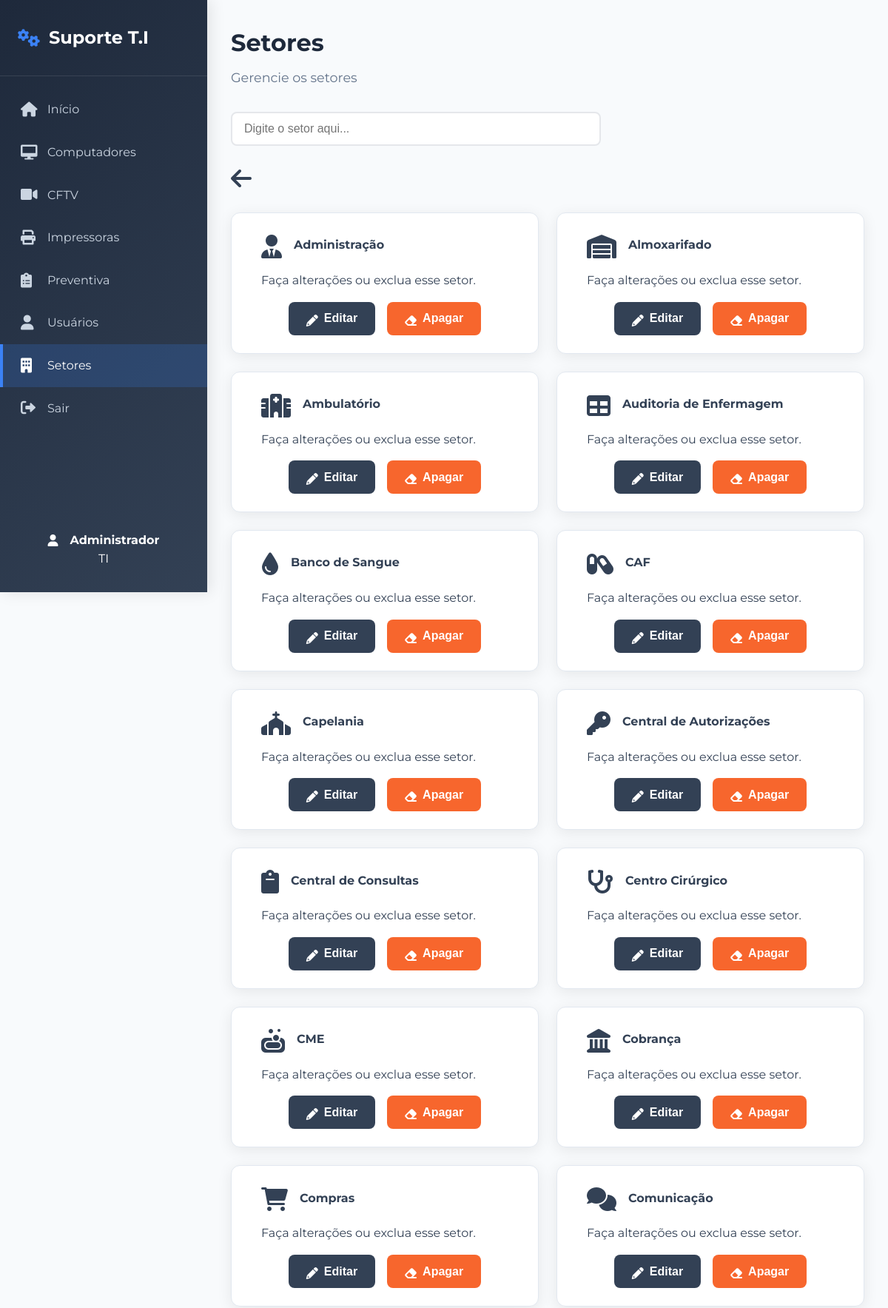
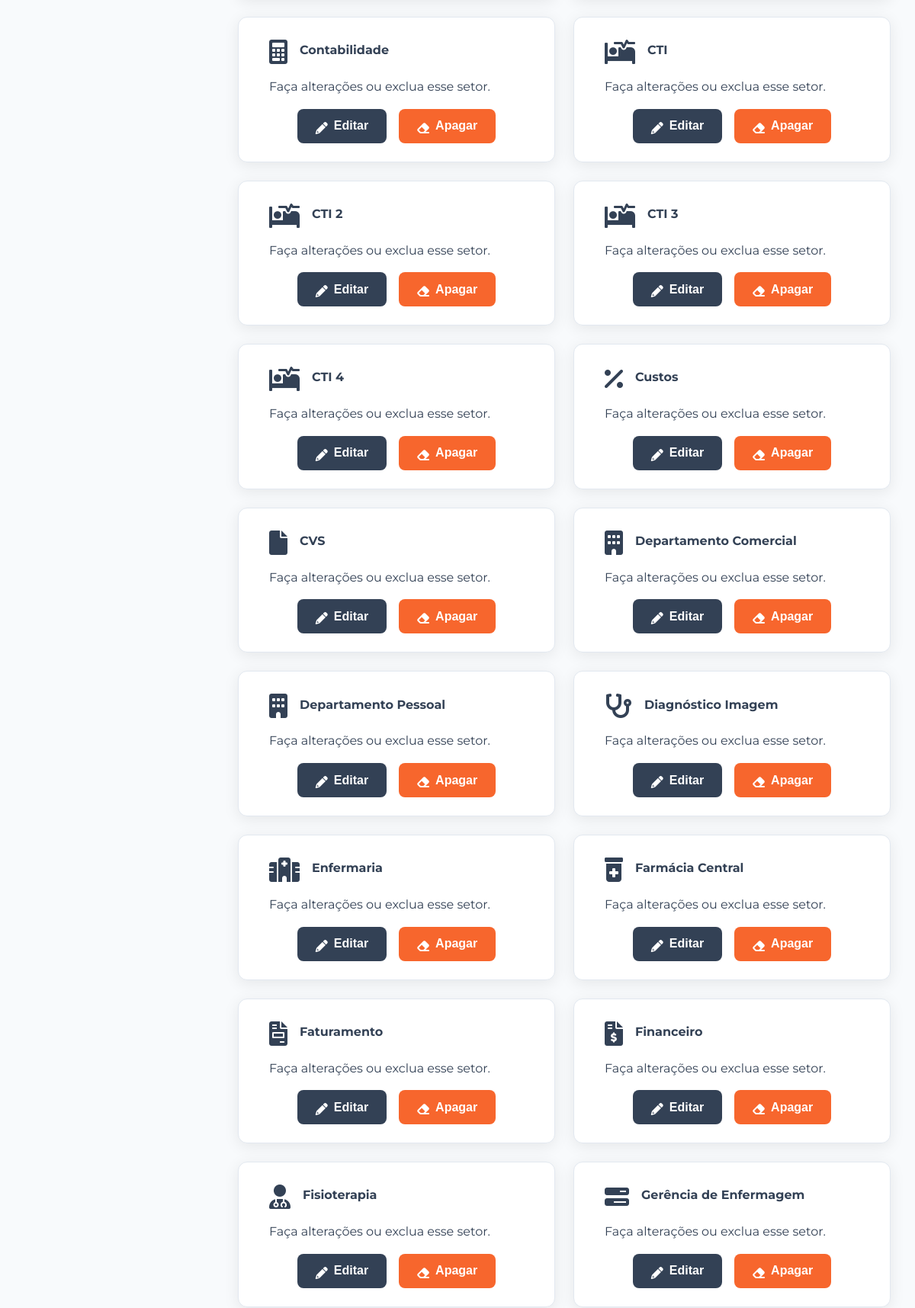
/view/setores.php?url=listar (signed in, upper part), run on the app's committed database (2 pictures, top to bottom).
### tables this page shows
CREATE TABLE setores (
    id INT AUTO_INCREMENT,
    PRIMARY KEY (id),
    nome VARCHAR(100) NOT NULL,
    icon VARCHAR(50) NOT NULL
);

### models/setores.php (called while the page is built, shortened)
<?php
require_once __DIR__ . '/../db/db.php';
class SetorModel{
    private $db;
    public function __construct()
    {
        $database = new Database();
        $this->db = $database->getConnection();
    }
    public function listar()
    {
        try
        {
            $sql = 'SELECT *
                FROM setores
                ORDER BY nome';
            $stmt = $this->db->prepare($sql);
            $stmt->execute();
            return $stmt->fetchAll(PDO::FETCH_ASSOC);
        }
        catch (PDOException $e)
        {
            error_log("Erro ao listar setor: " . $e->getMessage());
            return false;
        }
    }
};

### db/db.php (called while the page is built, shortened)
<?php
class Database {
    private $host = "localhost";
    private $database = "informatica";
    private $user = "root";
    private $port = "3306";
    private $pass = "";
    private $pdo;
    private function connect() {
        try {
            $this->pdo = new PDO(
                "mysql:host={$this->host};port={$this->port};dbname={$this->database};charset=utf8",
                $this->user,
                $this->pass
            );
            $this->pdo->setAttribute(PDO::ATTR_ERRMODE, PDO::ERRMODE_EXCEPTION);
        } catch (PDOException $e) {
            die("Erro de conexão: " . $e->getMessage());
        }
    }
    public function getConnection() {
        return $this->pdo;
    }
}

### public/components/setores/setoresListar.php (the view, shortened to what this page needs)
<?php
function listarSetores(array $setores)
{
?>
    <div id="setores-list" class="setores-listagem tab-content active">
        <div class="equipment-grid-setor" id="setoresGrid">
            <?php if (empty($setores)): ?>
                <p class="empty-state">Nenhum setor cadastrado ainda...</p>
            <?php else: ?>
                <?php foreach ($setores as $setor) : ?>
                    <div class="equipment-card-setor equipment-card " id="setor-<?= $setor["id"] ?>" data-nome="<?= strtolower($setor["nome"]) ?>">
                        <div class="flex">
                            <i class="fa-solid fas <?= $setor['icon'] ?> fa-2xl icon-anima"></i>
                            <div class="span-icon-control" style="max-width: 250px">
                                <h4 id="nome-<?= $setor["id"] ?>" data-key="nome"><?= htmlspecialchars($setor["nome"]) ?></h4>
                            </div>
                        </div>
                        <div class="actions-control">
                            <?php if ($setor['nome'] === 'TI'): ?>
                                <p>O setor TI não pode ser alterado nem excluido pois afeta na funcionalidade do site.</p>
                            <?php else: ?>
                                <p>Faça alterações ou exclua esse setor.</p>
                            <?php endif ?>
                        </div>
                        <div class="form-actions">
                            <?php if ($setor['nome'] != 'TI'): ?>
                                <button type="button" class="botao botao-primario editarSetor" data-id="<?= $setor['id'] ?>">
                                    <i class="fa-solid fa-pencil"></i> Editar
                                </button>
                                <form method="POST" action="../controllers/SetoresController.php">
                                    <button type="submit" class="botao botao-cancelar" onclick="confirmarExclusao(event)">
                                        <i class="fas fa-eraser"></i> Apagar
                                    </button>
                                </form>
                            <?php endif ?>
                        </div>
                    </div>
                <?php endforeach ?>
            <?php endif ?>
        </div>
    </div>
    <?php
}
?>

### public/styles/styles.css (style rules this page uses)
* { margin: 0; padding: 0; box-sizing: border-box; }
body { font-family: montserrat; background-color: #f8fafc; color: #334155; line-height: 1.6; }
.flex { display: flex; }

### public/styles/components/form.css (style rules this page uses)
.form-actions { display: flex; gap: 1rem; justify-content: center; }

### public/styles/components/botoes.css (style rules this page uses)
.botao { padding: 0.75rem 1.5rem; border: none; border-radius: 8px; font-size: 1rem; font-weight: 600; cursor: pointer; transition: all 0.3s ease; display: flex; align-items: center; gap: 0.5rem; color: white; }
.botao-primario { background-color: #334155; color: white; }
.botao-cancelar { background-color: #f7662d; }

### public/styles/components/setores.css (style rules this page uses)
.setores-listagem { opacity: 0; transform: translateY(-10px); transition: opacity 0.4s ease, transform 0.4s ease; }
.setores-listagem.show { opacity: 1; transform: translateY(0); }

### public/styles/components/equipamento.css (style rules this page uses)
.equipment-grid-setor { display: grid; grid-template-columns: repeat(auto-fill, minmax(300px, 1fr)); gap: 1.5rem; }
.equipment-card { background: white; border-radius: 12px; padding: 1.5rem; box-shadow: 0 4px 20px rgba(0, 0, 0, 0.08); border: 1px solid #e2e8f0; transition: transform 0.3s ease, border 0.2s ease-in-out; }
.equipment-card i { margin-top: 5px; }
.equipment-card-setor .icon-anima { padding: 1rem; }
.span-icon-control { display: block; max-width: 320px; align-items: center; white-space: nowrap; overflow: hidden; text-overflow: ellipsis; }
.actions-control { padding: 1rem 1rem 1rem 1rem; text-align: start; }

### public/styles/geral/paginacao.css (style rules this page uses)
.flex { display: flex; align-items: center; }

### data on the page
setores: nome "Administração", shows "Faça alterações ou exclua esse setor."
setores: nome "Almoxarifado", shows "Faça alterações ou exclua esse setor."
setores: nome "Ambulatório", shows "Faça alterações ou exclua esse setor."
setores: nome "Auditoria de Enfermagem", shows "Faça alterações ou exclua esse setor."
setores: nome "Banco de Sangue", shows "Faça alterações ou exclua esse setor."
setores: nome "CAF", shows "Faça alterações ou exclua esse setor."
setores: nome "Capelania", shows "Faça alterações ou exclua esse setor."
setores: nome "Central de Autorizações", shows "Faça alterações ou exclua esse setor."
setores: nome "Central de Consultas", shows "Faça alterações ou exclua esse setor."
setores: nome "Centro Cirúrgico", shows "Faça alterações ou exclua esse setor."
setores: nome "CME", shows "Faça alterações ou exclua esse setor."
setores: nome "Cobrança", shows "Faça alterações ou exclua esse setor."
setores: nome "Compras", shows "Faça alterações ou exclua esse setor."
setores: nome "Comunicação", shows "Faça alterações ou exclua esse setor."
setores: nome "Contabilidade", shows "Faça alterações ou exclua esse setor."
setores: nome "CTI", shows "Faça alterações ou exclua esse setor."
setores: nome "CTI 2", shows "Faça alterações ou exclua esse setor."
setores: nome "CTI 3", shows "Faça alterações ou exclua esse setor."
setores: nome "CTI 4", shows "Faça alterações ou exclua esse setor."
setores: nome "Custos", shows "Faça alterações ou exclua esse setor."
setores: nome "CVS", shows "Faça alterações ou exclua esse setor."
setores: nome "Departamento Comercial", shows "Faça alterações ou exclua esse setor."
setores: nome "Departamento Pessoal", shows "Faça alterações ou exclua esse setor."
setores: nome "Diagnóstico Imagem", shows "Faça alterações ou exclua esse setor."
setores: nome "Enfermaria", shows "Faça alterações ou exclua esse setor."
setores: nome "Farmácia Central", shows "Faça alterações ou exclua esse setor."
setores: nome "Faturamento", shows "Faça alterações ou exclua esse setor."
setores: nome "Financeiro", shows "Faça alterações ou exclua esse setor."
setores: nome "Fisioterapia", shows "Faça alterações ou exclua esse setor."
setores: nome "Gerência de Enfermagem", shows "Faça alterações ou exclua esse setor."

### other printed values
$_SESSION['nome'] "Administrador"
$_SESSION['setor'] "TI"
